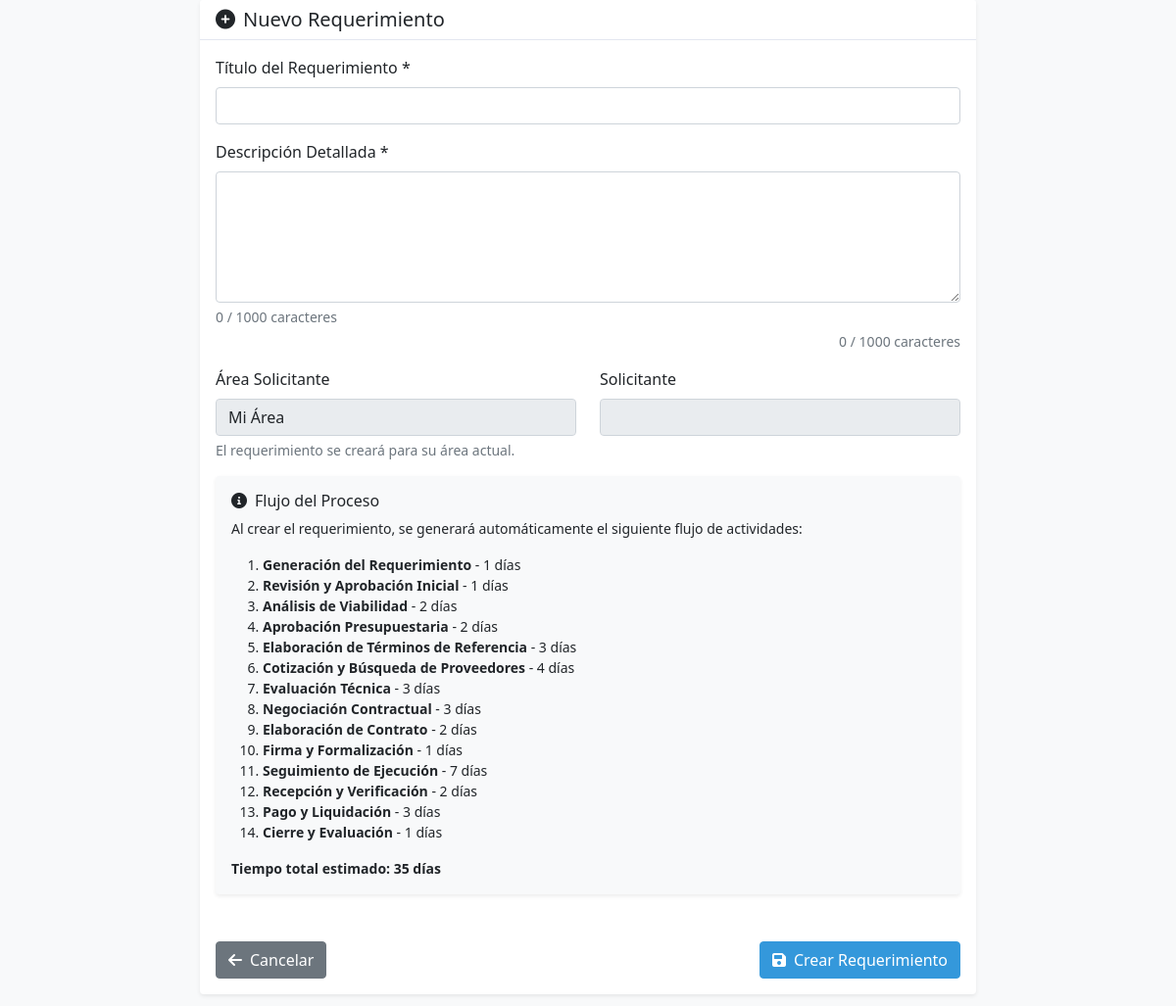
The app's page /app/views/requerimientos/crear.php with its own data.
### tables this page shows
CREATE TABLE actividades (
    id INT AUTO_INCREMENT PRIMARY KEY,
    nombre VARCHAR(100) NOT NULL,
    descripcion TEXT,
    tiempo_limite INT NOT NULL,  
    orden INT NOT NULL,
    activo BOOLEAN DEFAULT TRUE,
    fecha_creacion TIMESTAMP DEFAULT CURRENT_TIMESTAMP
);

### app/models/Database.php (called while the page is built)
<?php
class Database {
    private static $instance = null;
    private $pdo;
    private function __construct() {
        try {
            $this->pdo = new PDO(
                "mysql:host=" . Config::DB_HOST . ";dbname=" . Config::DB_NAME . ";charset=" . Config::DB_CHARSET,
                Config::DB_USER,
                Config::DB_PASS,
                [
                    PDO::ATTR_ERRMODE => PDO::ERRMODE_EXCEPTION,
                    PDO::ATTR_DEFAULT_FETCH_MODE => PDO::FETCH_ASSOC,
                    PDO::ATTR_EMULATE_PREPARES => false
                ]
            );
        } catch (PDOException $e) {
            throw new Exception("Error de conexión: " . $e->getMessage());
        }
    }
    public static function getInstance() {
        if (self::$instance === null) {
            self::$instance = new self();
        }
        return self::$instance;
    }
    public function getConnection() {
        return $this->pdo;
    }
}
?>

### app/models/Actividad.php (called while the page is built, shortened)
<?php
class Actividad {
    private $db;
    public function __construct() {
        $this->db = Database::getInstance()->getConnection();
    }
    public function obtenerActivas() {
        $stmt = $this->db->query("SELECT * FROM actividades WHERE activo = 1 ORDER BY orden");
        return $stmt->fetchAll();
    }
}
?>

### app/views/requerimientos/crear.php (the view, shortened to what this page needs)
<?php
require_once 'app/views/layouts/header.php';
?>
<div class="row justify-content-center">
    <div class="col-lg-8">
        <div class="card">
            <div class="card-header">
                <h5 class="card-title mb-0">
                    <i class="fas fa-plus-circle me-2"></i>Nuevo Requerimiento
                </h5>
            </div>
            <div class="card-body">
                <form method="POST" class="needs-validation" novalidate>
                    <div class="row">
                        <div class="col-md-12 mb-3">
                            <label for="titulo" class="form-label">Título del Requerimiento *</label>
                            <input type="text" class="form-control" id="titulo" name="titulo"
                                   value="<?php echo $_POST['titulo'] ?? ''; ?>" required maxlength="200">
                        </div>
                        <div class="col-md-12 mb-3">
                            <label for="descripcion" class="form-label">Descripción Detallada *</label>
                            <textarea class="form-control" id="descripcion" name="descripcion" rows="5"
                                      required maxlength="1000"><?php echo $_POST['descripcion'] ?? ''; ?></textarea>
                            <div class="form-text">
                                <span id="contadorCaracteres">0</span> / 1000 caracteres
                            </div>
                        </div>
                        <div class="col-md-6 mb-3">
                            <label class="form-label">Área Solicitante</label>
                            <input type="text" class="form-control" value="<?php echo $_SESSION['user_area_nombre'] ?? 'Mi Área'; ?>" disabled>
                            <div class="form-text">El requerimiento se creará para su área actual.</div>
                        </div>
                        <div class="col-md-6 mb-3">
                            <label class="form-label">Solicitante</label>
                            <input type="text" class="form-control" value="<?php echo $_SESSION['user_nombre']; ?>" disabled>
                        </div>
                        <div class="col-12">
                            <div class="card bg-light">
                                <div class="card-body">
                                    <h6 class="card-title">
                                        <i class="fas fa-info-circle me-2"></i>Flujo del Proceso
                                    </h6>
                                    <p class="card-text small">
                                        Al crear el requerimiento, se generará automáticamente el siguiente flujo de actividades:
                                    </p>
                                    <ol class="small">
                                        <?php
                                        $actividadModel = new Actividad();
                                        $actividades = $actividadModel->obtenerActivas();
                                        $tiempoTotal = 0;
                                        foreach ($actividades as $actividad) {
                                            $tiempoTotal += $actividad['tiempo_limite'];
                                            echo "<li><strong>{$actividad['nombre']}</strong> - {$actividad['tiempo_limite']} días</li>";
                                        }
                                        ?>
                                    </ol>
                                    <p class="card-text small mb-0">
                                        <strong>Tiempo total estimado: <?php echo $tiempoTotal; ?> días</strong>
                                    </p>
                                </div>
                            </div>
                        </div>
                    </div>
                    <div class="row mt-4">
                        <div class="col-12">
                            <div class="d-flex justify-content-between">
                                <a href="<?php echo BASE_URL; ?>requerimientos" class="btn btn-secondary">
                                    <i class="fas fa-arrow-left me-2"></i>Cancelar
                                </a>
                                <button type="submit" class="btn btn-primary">
                                    <i class="fas fa-save me-2"></i>Crear Requerimiento
                                </button>
                            </div>
                        </div>
                    </div>
                </form>
            </div>
        </div>
    </div>
</div>
<?php require_once 'app/views/layouts/footer.php'; ?>

### assets/css/style.css (style rules this page uses)
:root { --primary-color: #2c3e50; --secondary-color: #3498db; --success-color: #27ae60; --warning-color: #f39c12; --danger-color: #e74c3c; --light-color: #ecf0f1; --dark-color: #2c3e50; }
body { font-family: 'Segoe UI', Tahoma, Geneva, Verdana, sans-serif; background-color: #f8f9fa; }
.card { border: none; box-shadow: 0 0.125rem 0.25rem rgba(0,0,0,0.075); margin-bottom: 1.5rem; }
.card-header { background-color: white; border-bottom: 1px solid #e3e6f0; }
.btn-primary { background-color: var(--secondary-color); border-color: var(--secondary-color); }

### records on screen
actividades: nombre "Generación del Requerimiento", tiempo_limite "1"
actividades: nombre "Revisión y Aprobación Inicial", tiempo_limite "1"
actividades: nombre "Análisis de Viabilidad", tiempo_limite "2"
actividades: nombre "Aprobación Presupuestaria", tiempo_limite "2"
actividades: nombre "Elaboración de Términos de Referencia", tiempo_limite "3"
actividades: nombre "Cotización y Búsqueda de Proveedores", tiempo_limite "4"
actividades: nombre "Evaluación Técnica", tiempo_limite "3"
actividades: nombre "Negociación Contractual", tiempo_limite "3"
actividades: nombre "Elaboración de Contrato", tiempo_limite "2"
actividades: nombre "Firma y Formalización", tiempo_limite "1"
actividades: nombre "Seguimiento de Ejecución", tiempo_limite "7"
actividades: nombre "Recepción y Verificación", tiempo_limite "2"
actividades: nombre "Pago y Liquidación", tiempo_limite "3"
actividades: nombre "Cierre y Evaluación", tiempo_limite "1"

### other values on screen
$tiempoTotal "35"
